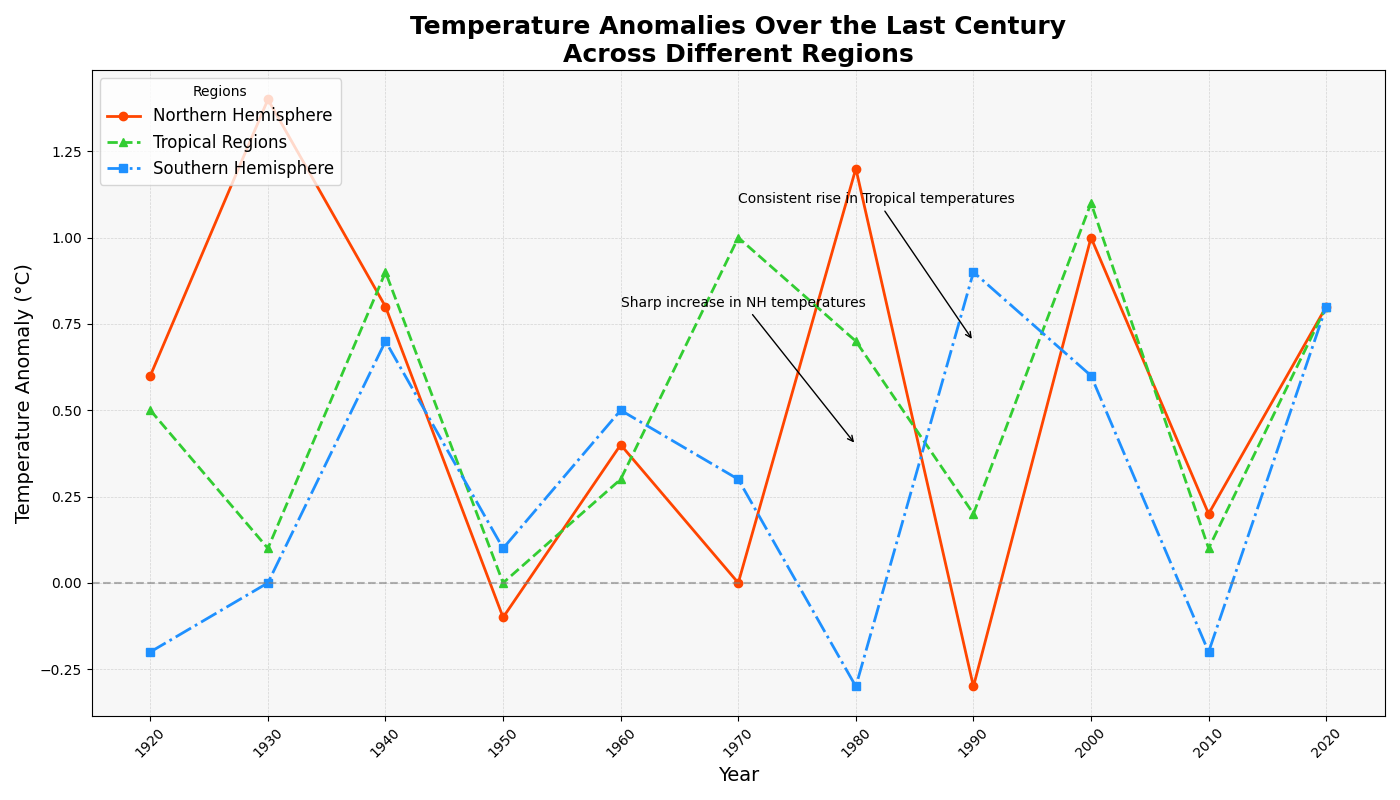

Here is the Python script that generated this plot:
import numpy as np
import matplotlib.pyplot as plt

years = np.arange(1920, 2021, 10)

# Manually rearranged temperature anomalies data
northern_hemisphere = [0.6, 1.4, 0.8, -0.1, 0.4, 0.0, 1.2, -0.3, 1.0, 0.2, 0.8]
tropical_regions = [0.5, 0.1, 0.9, 0.0, 0.3, 1.0, 0.7, 0.2, 1.1, 0.1, 0.8]
southern_hemisphere = [-0.2, 0.0, 0.7, 0.1, 0.5, 0.3, -0.3, 0.9, 0.6, -0.2, 0.8]

fig, ax = plt.subplots(figsize=(14, 8))

ax.plot(years, northern_hemisphere, marker='o', linestyle='-', color='#FF4500', linewidth=2, label='Northern Hemisphere')
ax.plot(years, tropical_regions, marker='^', linestyle='--', color='#32CD32', linewidth=2, label='Tropical Regions')
ax.plot(years, southern_hemisphere, marker='s', linestyle='-.', color='#1E90FF', linewidth=2, label='Southern Hemisphere')

ax.set_title('Temperature Anomalies Over the Last Century\nAcross Different Regions', fontsize=18, fontweight='bold')
ax.set_xlabel('Year', fontsize=14)
ax.set_ylabel('Temperature Anomaly (°C)', fontsize=14)

ax.grid(True, which='both', linestyle='--', linewidth=0.5, alpha=0.5)
ax.set_xticks(years)
ax.set_xticklabels(years, rotation=45)
ax.legend(loc='upper left', title='Regions', fontsize=12)
ax.axhline(0, color='gray', linewidth=1.5, linestyle='--', alpha=0.6)

ax.annotate('Sharp increase in NH temperatures',
             xy=(1980, 0.4), xytext=(1960, 0.8),
             arrowprops=dict(facecolor='black', arrowstyle='->'), fontsize=10, color='black')
ax.annotate('Consistent rise in Tropical temperatures',
             xy=(1990, 0.7), xytext=(1970, 1.1),
             arrowprops=dict(facecolor='black', arrowstyle='->'), fontsize=10, color='black')

plt.gca().set_facecolor('#f7f7f7')
plt.tight_layout()
plt.show()
